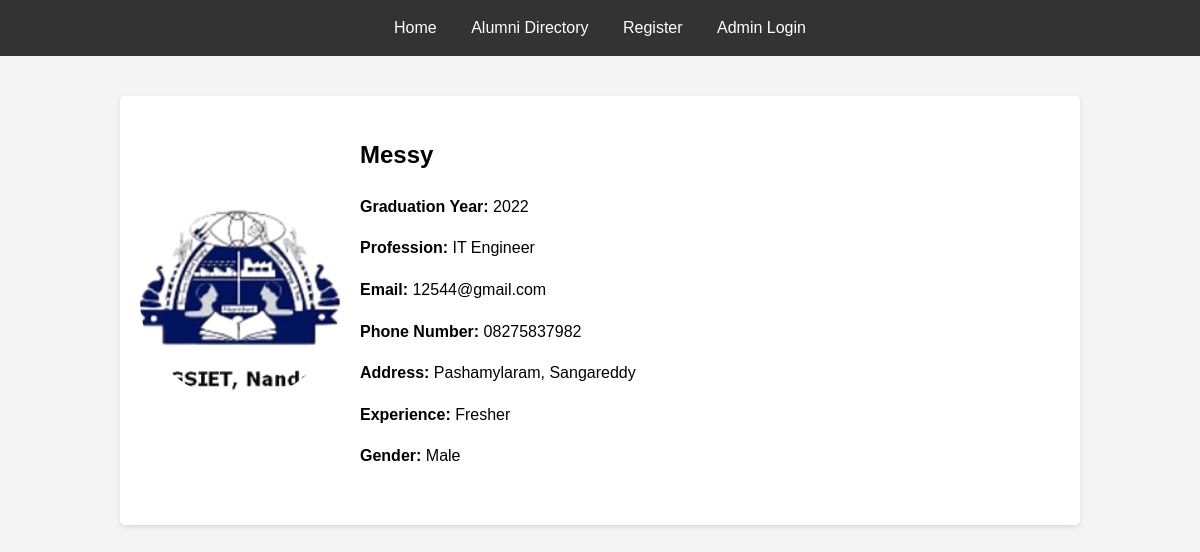
The app's page /directory/4/ with its own data.
### alumni/models.py (models this page shows, shortened)
class AlumniProfile(models.Model):
    GENDER_CHOICES = [
        ('Male', 'Male'),
        ('Female', 'Female'),
        ('Other', 'Other')
    ]
    STATUS_CHOICES = [
        ('Pending', 'Pending'),
        ('Approved', 'Approved'),
        ('Rejected', 'Rejected')
    ]
    full_name = models.CharField(max_length=200)
    email = models.EmailField(unique=True)
    phone_number = models.CharField(max_length=15, blank=True, null=True)
    graduation_year = models.IntegerField()
    profession = models.CharField(max_length=200)
    experience = models.TextField(blank=True, null=True)
    address = models.TextField(blank=True, null=True)
    gender = models.CharField(max_length=10, choices=GENDER_CHOICES)
    profile_picture = models.ImageField(upload_to='alumni_profiles/', blank=True, null=True)
    status = models.CharField(max_length=20, choices=STATUS_CHOICES, default='Pending')
    created_at = models.DateTimeField(auto_now_add=True)
    registration_link = models.ForeignKey(RegistrationLink, on_delete=models.SET_NULL, null=True, blank=True)
    class Meta:
        ordering = ['-created_at']
        verbose_name_plural = 'Alumni Profiles'

### alumni/views.py (the view)
# urls.py: path('directory/<int:alumni_id>/', views.alumni_profile_detail, name='alumni_profile_detail'),
def alumni_profile_detail(request, alumni_id):
    alumni = get_object_or_404(AlumniProfile, id=alumni_id, status='Approved')
    return render(request, 'alumni/profile_detail.html', {'alumni': alumni})

### alumni/templates/alumni/profile_detail.html
{% extends 'alumni/base.html' %}
{% block content %}
    <div style="display: flex; align-items: center; margin-bottom: 20px;">
        {% if alumni.profile_picture %}
            <img src="{{ alumni.profile_picture.url }}" alt="{{ alumni.full_name }}" style="width: 200px; height: 200px; object-fit: cover; border-radius: 50%; margin-right: 20px;">
        {% endif %}
        <div>
            <h2>{{ alumni.full_name }}</h2>
            <p><strong>Graduation Year:</strong> {{ alumni.graduation_year }}</p>
            <p><strong>Profession:</strong> {{ alumni.profession }}</p>
            {% if alumni.email %}
                <p><strong>Email:</strong> {{ alumni.email }}</p>
            {% endif %}
            {% if alumni.phone_number %}
                <p><strong>Phone Number:</strong> {{ alumni.phone_number }}</p>
            {% endif %}
            {% if alumni.address %}
                <p><strong>Address:</strong> {{ alumni.address }}</p>
            {% endif %}
            {% if alumni.experience %}
                <p><strong>Experience:</strong> {{ alumni.experience }}</p>
            {% endif %}
            <p><strong>Gender:</strong> {{ alumni.get_gender_display }}</p>
        </div>
    </div>
{% endblock %}

### alumni/templates/alumni/base.html (style rules this page uses)
body { font-family: Arial, sans-serif; line-height: 1.6; margin: 0; padding: 0; background-color: #f4f4f4; }

### records on screen
AlumniProfile: profile_picture (picture), full_name "Messy", graduation_year "2022", profession "IT Engineer", email "12544@gmail.com", phone_number "08275837982", address "Pashamylaram, Sangareddy", experience "Fresher", gender "Male"
